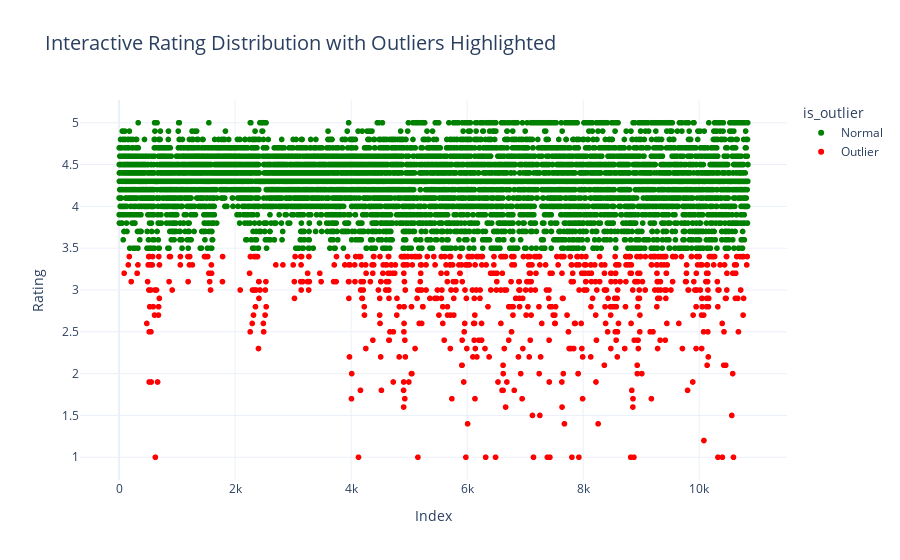

Here is the notebook cell this chart was saved with:
### Code cell
# Add index to track position
df = df.reset_index()

# Plot
fig = px.scatter(df, 
                 x='index', 
                 y='Rating',
                 color='is_outlier',
                 title='Interactive Rating Distribution with Outliers Highlighted',
                 hover_data=['Rating'],
                 color_discrete_map={'Outlier': 'red', 'Normal': 'green'})

fig.update_layout(xaxis_title='Index',
                  yaxis_title='Rating',
                  template='plotly_white',
                  title_font=dict(size=20))
fig.show()

### Figure 1 — Plotly figure (JSON) as saved in the notebook; plotly's stock layout.template omitted (floating-point values rounded to 4 significant figures; data arrays with more than 128 entries replaced by an {"elided": "..."} marker saying what was removed)
{"data": [{"hovertemplate": "is_outlier=Normal<br>index=%{x}<br>Rating=%{y}<extra></extra>", "legendgroup": "Normal", "marker": {"color": "green", "symbol": "circle"}, "mode": "markers", "name": "Normal", "showlegend": true, "type": "scattergl", "x": {"elided": "10083 int values"}, "xaxis": "x", "y": {"elided": "10083 float values"}, "yaxis": "y"}, {"hovertemplate": "is_outlier=Outlier<br>index=%{x}<br>Rating=%{y}<extra></extra>", "legendgroup": "Outlier", "marker": {"color": "red", "symbol": "circle"}, "mode": "markers", "name": "Outlier", "showlegend": true, "type": "scattergl", "x": {"elided": "732 int values"}, "xaxis": "x", "y": {"elided": "732 float values"}, "yaxis": "y"}], "layout": {"legend": {"title": {"text": "is_outlier"}, "tracegroupgap": 0}, "title": {"font": {"size": 20}, "text": "Interactive Rating Distribution with Outliers Highlighted"}, "xaxis": {"anchor": "y", "domain": [0, 1], "title": {"text": "Index"}}, "yaxis": {"anchor": "x", "domain": [0, 1], "title": {"text": "Rating"}}}}
